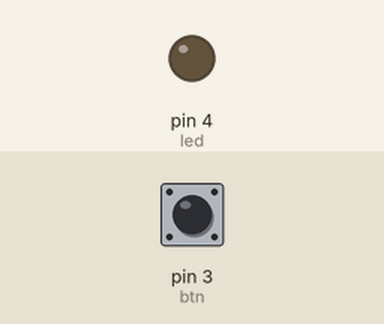
The sketch below on a simulated Arduino Uno, built with avr-gcc and run on an emulated ATmega328P. Shown: output pins drawn as LEDs (lit = HIGH). The test bench sets the inputs (shaded band); at power-on: pin 3 (btn) LOW.

Above: at 1.2 s.
1.3 s: pin 3 (btn) pulled HIGH for 0.15 s
At 2.4 s:
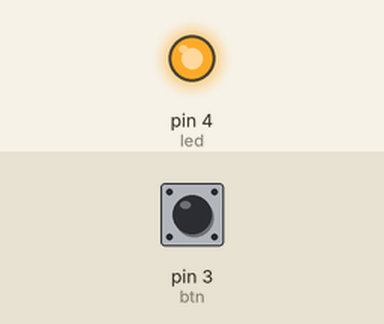
2.9 s: pin 3 (btn) pulled HIGH for 1 s
At 4.9 s:
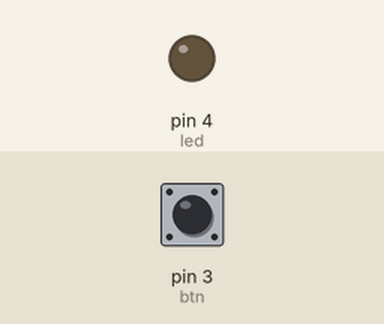
5.4 s: pin 3 (btn) pulled HIGH for 3.2 s
At 9.7 s:
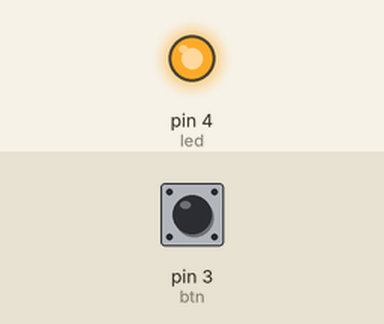
Timing chart, 0 to 11.2 s (numbered marks = the images above; inputs shaded):
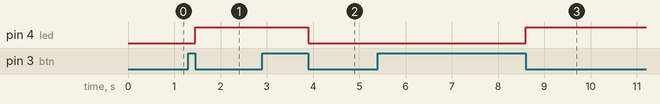

The sketch:

botao.ino
```cpp
#define led 4
#define btn 3
int btnon=0;
int btnoff=0;

void itp() {
  if(digitalRead(led)==HIGH){
        digitalWrite(led,LOW);
    }else{
    digitalWrite(led,HIGH);
  }
  }

  void keyup(){
   if((btnon==1) and (btnoff==1)){
    btnon=0;
    btnoff=0;
    itp();
   }
  }


void setup() {
pinMode(led,OUTPUT);
pinMode(btn,INPUT);

}

void loop() {
if(digitalRead(btn)==HIGH){
  btnon=1;
  btnoff=0;
  }else{
btnoff=1;
  }
  keyup();
}
```

Measured:
- after the input at 1.3 s, pin 4 (led): LOW → HIGH after 0.15 s
- after the input at 2.9 s, pin 4 (led): HIGH → LOW after 1.0 s
- after the input at 5.4 s, pin 4 (led): LOW → HIGH after 3.2 s
